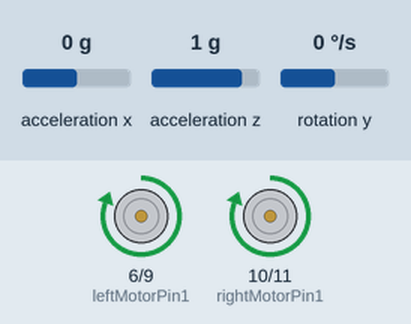
This sketch was run on a simulated Arduino Uno, built with avr-gcc and run on an emulated ATmega328P. Parts: motor-driver pin pairs drawn as motors (green arrow = first pin HIGH = forward, orange = second pin HIGH = backward, longer = more drive). The test bench sets the inputs (shaded band); at power-on: rotation y 0 °/s, acceleration x 0 g, acceleration z 1 g. What the sketch prints to the serial monitor is not drawn.

Above: at 1.2 s.
1.3 s: rotation y set to 100 °/s
At 1.51 s:
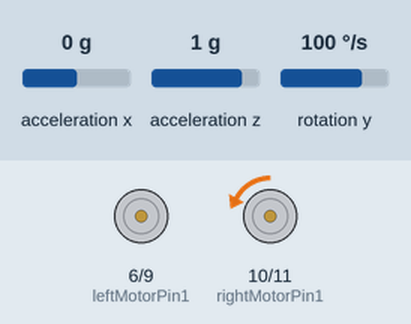
At 2.1 s:
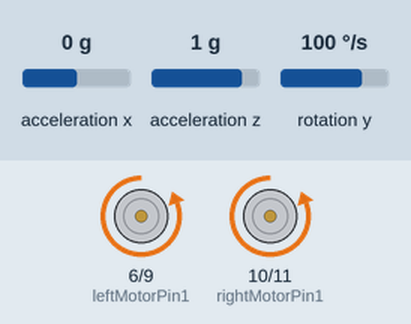
3.0 s: rotation y set to 7 °/s
6.0 s: rotation y set to 4 °/s
At 6.6 s:
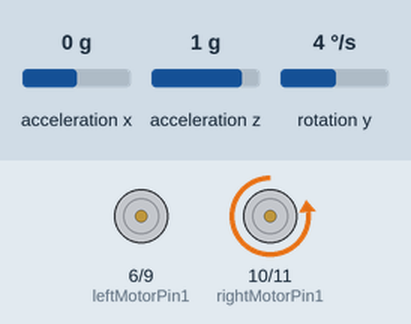
Timing chart, 0 to 9.0 s (numbered marks = the images above; inputs shaded):
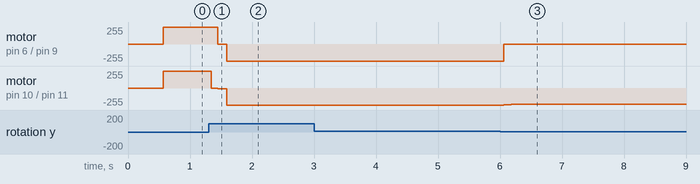

The sketch:

self-balanced-robot-simple.ino
```cpp
/*Arduino Self Balancing Robot
 */
#include "I2Cdev.h"
#include "MPU6050.h"
#include "math.h"

#define leftMotorPin1   6
#define leftMotorPin2   9
#define rightMotorPin1  10
#define rightMotorPin2  11

#define Kp  17
#define Kd  0.5
#define Ki  150
#define sampleTime  0.005
#define targetAngle -2.5

MPU6050 mpu;

int16_t accX, accZ, gyroY;
volatile int motorPower, gyroRate;
volatile float accAngle, gyroAngle, prevAngle=0, currentAngle, currentGyroAngle, error, prevError=0, errorSum=0;
volatile byte count=0;
unsigned long currTime, prevTime=0, loopTime;

void Forward(volatile int motorSpeed) //Code to rotate the wheel forward
{
    analogWrite(leftMotorPin1, motorSpeed);
    analogWrite(leftMotorPin2, 0);
    analogWrite(rightMotorPin1, motorSpeed);
    analogWrite(rightMotorPin2, 0);
    Serial.print("F"); //Debugging information
}
void Reverse(volatile int motorSpeed) //Code to rotate the wheel Backward
{
    analogWrite(leftMotorPin1, 0);
    analogWrite(leftMotorPin2, motorSpeed*-1);
    analogWrite(rightMotorPin1 ,0);
    analogWrite(rightMotorPin2 ,motorSpeed*-1);
    Serial.print("R");
}

void init_PID() { // Code to initiate PID
  // initialize Timer1
  cli();          // disable global interrupts
  TCCR1A = 0;     // set entire TCCR1A register to 0
  TCCR1B = 0;     // same for TCCR1B
  // set compare match register to set sample time 5ms
  OCR1A = 9999;
  // turn on CTC mode
  TCCR1B |= (1 << WGM12);
  // Set CS11 bit for prescaling by 8
  TCCR1B |= (1 << CS11);
  // enable timer compare interrupt
  TIMSK1 |= (1 << OCIE1A);
  sei();          // enable global interrupts
}

void setup() {
  //setup motors
  pinMode (leftMotorPin1, OUTPUT);
  pinMode (leftMotorPin2, OUTPUT);
  pinMode (rightMotorPin1, OUTPUT);
  pinMode (rightMotorPin2, OUTPUT);
  //By default turn off both the motors
  analogWrite(leftMotorPin1,LOW);
  analogWrite(leftMotorPin2,LOW);
  analogWrite(rightMotorPin1,LOW);
  analogWrite(rightMotorPin2,LOW);

  //setup MPU sensor
  mpu.initialize();
  mpu.setXGyroOffset(220);
  mpu.setYGyroOffset(76);
  mpu.setZGyroOffset(-85);
  mpu.setZAccelOffset(1688);
  Serial.begin(9600);

  // initialize PID sampling loop
  init_PID();
}

void loop() {
  //readings from MPU
  accZ = mpu.getAccelerationZ();
  accX = mpu.getAccelerationX();
  gyroY = mpu.getRotationY();

  //set motor power after constraining it
  motorPower = constrain(motorPower, -255, 255);
  if (motorPower>0) //Falling towards front
    Forward(motorPower); //Rotate the wheels forward
  else if (motorPower<0) //Falling towards back
    Reverse(motorPower); //Rotate the wheels backward
}

// The ISR will be called every 5 milliseconds
ISR(TIMER1_COMPA_vect){
  //measure angle using acceleration along X & Z axises
  accAngle = atan2(accX, accZ)*RAD_TO_DEG;

  //measure angle using rotation velocity along Y axis
  gyroRate = map(gyroY, -32768, 32767, -250, 250);
  gyroAngle = (float)gyroRate * sampleTime;

  //calculate angle using accelerometer & gyro results above
  currentAngle = 0.9934*(prevAngle - gyroAngle) + 0.0066*(accAngle);

  //calculate error
  error = currentAngle - targetAngle;
  errorSum = errorSum + error;
  errorSum = constrain(errorSum, -300, 300);

  //calculate output from P, I and D values
  motorPower = Kp*(error) + Ki*(errorSum)*sampleTime - Kd*(currentAngle-prevAngle)/sampleTime;
  prevAngle = currentAngle;
}
```

Measured:
- the behaviour switches between 6 and 5 °/s on rotation y (found by bisection; images 2 and 3)
- after the input at 1.3 s, motor on pin 6 (leftMotorPin1) / pin 9 (leftMotorPin2): forward 255/255 → stopped after 0.15 s, → backward 255/255 0.14 s later; motor on pin 10 (rightMotorPin1) / pin 11 (rightMotorPin2): forward 255/255 → stopped at once, → backward 13/255 0.11 s later, → backward 255/255 0.14 s later
- after the input at 3.0 s, every drawn part: stays the same
- after the input at 6.0 s, motor on pin 6 (leftMotorPin1) / pin 9 (leftMotorPin2): backward 255/255 → stopped after 0.06 s; motor on pin 10 (rightMotorPin1) / pin 11 (rightMotorPin2): backward 255/255 → backward 254/255 after 0.06 s, → backward 241/255 0.12 s later
